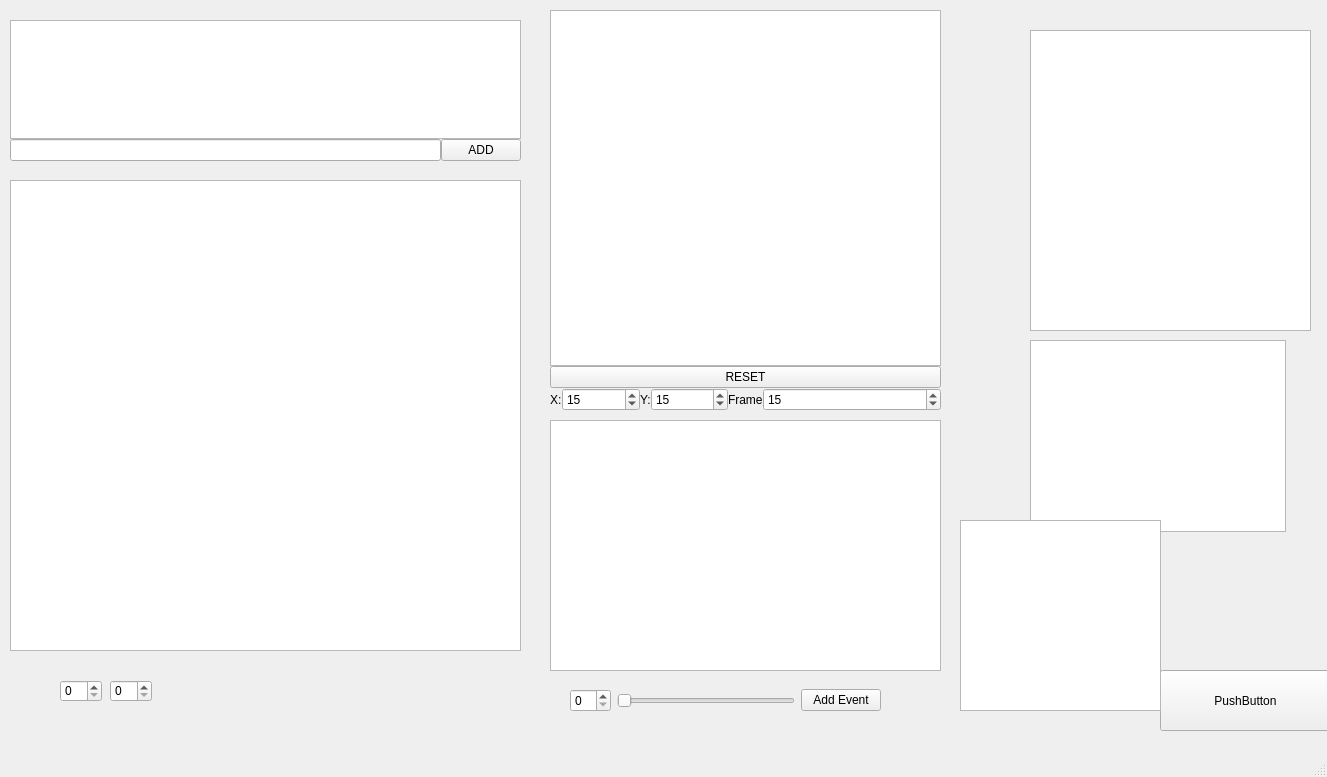
<?xml version="1.0" encoding="UTF-8"?>
<ui version="4.0">
 <class>MainWindow</class>
 <widget class="QMainWindow" name="MainWindow">
  <property name="geometry">
   <rect>
    <x>0</x>
    <y>0</y>
    <width>1327</width>
    <height>777</height>
   </rect>
  </property>
  <property name="windowTitle">
   <string>Editor XXXXX</string>
  </property>
  <widget class="QWidget" name="centralwidget">
   <widget class="ActorImageView" name="actorImgeView">
    <property name="geometry">
     <rect>
      <x>10</x>
      <y>180</y>
      <width>511</width>
      <height>471</height>
     </rect>
    </property>
   </widget>
   <widget class="ActorFrameView" name="actorAnimationView">
    <property name="geometry">
     <rect>
      <x>1030</x>
      <y>30</y>
      <width>281</width>
      <height>301</height>
     </rect>
    </property>
   </widget>
   <widget class="QPushButton" name="pushButton">
    <property name="geometry">
     <rect>
      <x>1160</x>
      <y>670</y>
      <width>171</width>
      <height>61</height>
     </rect>
    </property>
    <property name="text">
     <string>PushButton</string>
    </property>
   </widget>
   <widget class="AnimationFrameTree" name="animationTreeWidget">
    <property name="geometry">
     <rect>
      <x>550</x>
      <y>420</y>
      <width>391</width>
      <height>251</height>
     </rect>
    </property>
    <property name="headerHidden">
     <bool>true</bool>
    </property>
    <property name="columnCount">
     <number>2</number>
    </property>
    <attribute name="headerVisible">
     <bool>false</bool>
    </attribute>
    <attribute name="headerDefaultSectionSize">
     <number>130</number>
    </attribute>
    <column>
     <property name="text">
      <string notr="true">Cell</string>
     </property>
    </column>
    <column>
     <property name="text">
      <string notr="true">Position</string>
     </property>
    </column>
   </widget>
   <widget class="QWidget" name="verticalLayoutWidget">
    <property name="geometry">
     <rect>
      <x>10</x>
      <y>20</y>
      <width>511</width>
      <height>141</height>
     </rect>
    </property>
    <layout class="QVBoxLayout" name="verticalLayout">
     <property name="spacing">
      <number>0</number>
     </property>
     <item>
      <widget class="AnimationSelectList" name="animationSelectListWidget"/>
     </item>
     <item>
      <layout class="QHBoxLayout" name="horizontalLayout_3">
       <item>
        <widget class="QLineEdit" name="lineEditAnimationName"/>
       </item>
       <item>
        <widget class="QPushButton" name="pushButtonAddAnimation">
         <property name="text">
          <string>ADD</string>
         </property>
        </widget>
       </item>
      </layout>
     </item>
    </layout>
   </widget>
   <widget class="QWidget" name="verticalLayoutWidget_2">
    <property name="geometry">
     <rect>
      <x>550</x>
      <y>10</y>
      <width>391</width>
      <height>401</height>
     </rect>
    </property>
    <layout class="QVBoxLayout" name="verticalLayout_2">
     <property name="spacing">
      <number>0</number>
     </property>
     <item>
      <widget class="ActorBuildView" name="actorBuildView"/>
     </item>
     <item>
      <layout class="QVBoxLayout" name="verticalLayout_3">
       <property name="spacing">
        <number>0</number>
       </property>
       <item>
        <widget class="QPushButton" name="pushButtonResetOffset">
         <property name="text">
          <string>RESET</string>
         </property>
        </widget>
       </item>
       <item>
        <layout class="QHBoxLayout" name="horizontalLayout_4">
         <item>
          <layout class="QHBoxLayout" name="horizontalLayout_2">
           <item>
            <layout class="QHBoxLayout" name="horizontalLayout">
             <item>
              <widget class="QLabel" name="label">
               <property name="sizePolicy">
                <sizepolicy hsizetype="Fixed" vsizetype="Preferred">
                 <horstretch>0</horstretch>
                 <verstretch>0</verstretch>
                </sizepolicy>
               </property>
               <property name="text">
                <string>X:</string>
               </property>
              </widget>
             </item>
             <item>
              <widget class="QSpinBox" name="spinBoxOffsetX">
               <property name="minimum">
                <number>-1000</number>
               </property>
               <property name="maximum">
                <number>1000</number>
               </property>
               <property name="value">
                <number>15</number>
               </property>
              </widget>
             </item>
             <item>
              <widget class="QLabel" name="label_2">
               <property name="sizePolicy">
                <sizepolicy hsizetype="Fixed" vsizetype="Preferred">
                 <horstretch>0</horstretch>
                 <verstretch>0</verstretch>
                </sizepolicy>
               </property>
               <property name="text">
                <string>Y:</string>
               </property>
              </widget>
             </item>
             <item>
              <widget class="QSpinBox" name="spinBoxOffsetY">
               <property name="minimum">
                <number>-1000</number>
               </property>
               <property name="maximum">
                <number>1000</number>
               </property>
               <property name="value">
                <number>15</number>
               </property>
              </widget>
             </item>
            </layout>
           </item>
           <item>
            <widget class="QLabel" name="label_3">
             <property name="sizePolicy">
              <sizepolicy hsizetype="Fixed" vsizetype="Preferred">
               <horstretch>0</horstretch>
               <verstretch>0</verstretch>
              </sizepolicy>
             </property>
             <property name="text">
              <string>Frame</string>
             </property>
            </widget>
           </item>
           <item>
            <widget class="QSpinBox" name="spinBoxFrameCount">
             <property name="minimum">
              <number>1</number>
             </property>
             <property name="value">
              <number>15</number>
             </property>
            </widget>
           </item>
          </layout>
         </item>
        </layout>
       </item>
      </layout>
     </item>
    </layout>
   </widget>
   <widget class="QWidget" name="horizontalLayoutWidget">
    <property name="geometry">
     <rect>
      <x>570</x>
      <y>680</y>
      <width>311</width>
      <height>41</height>
     </rect>
    </property>
    <layout class="QHBoxLayout" name="horizontalLayout_5">
     <item>
      <widget class="QSpinBox" name="spinBoxEventId"/>
     </item>
     <item>
      <widget class="QSlider" name="horizontalSlider">
       <property name="maximum">
        <number>10</number>
       </property>
       <property name="orientation">
        <enum>Qt::Horizontal</enum>
       </property>
      </widget>
     </item>
     <item>
      <widget class="QPushButton" name="pushButtonAddEvent">
       <property name="text">
        <string>Add Event</string>
       </property>
      </widget>
     </item>
    </layout>
   </widget>
   <widget class="QSpinBox" name="spinBoxEventX">
    <property name="geometry">
     <rect>
      <x>60</x>
      <y>680</y>
      <width>42</width>
      <height>22</height>
     </rect>
    </property>
   </widget>
   <widget class="QSpinBox" name="spinBoxEventY">
    <property name="geometry">
     <rect>
      <x>110</x>
      <y>680</y>
      <width>42</width>
      <height>22</height>
     </rect>
    </property>
   </widget>
   <widget class="AnimationMountPointList" name="mountPointList">
    <property name="geometry">
     <rect>
      <x>1030</x>
      <y>340</y>
      <width>256</width>
      <height>192</height>
     </rect>
    </property>
   </widget>
   <widget class="AnimationCellView" name="actorCellView">
    <property name="geometry">
     <rect>
      <x>960</x>
      <y>520</y>
      <width>201</width>
      <height>191</height>
     </rect>
    </property>
   </widget>
  </widget>
  <widget class="QMenuBar" name="menubar">
   <property name="geometry">
    <rect>
     <x>0</x>
     <y>0</y>
     <width>1327</width>
     <height>22</height>
    </rect>
   </property>
  </widget>
  <widget class="QStatusBar" name="statusbar"/>
 </widget>
 <customwidgets>
  <customwidget>
   <class>ActorFrameView</class>
   <extends>QGraphicsView</extends>
   <header>actorframeview.h</header>
  </customwidget>
  <customwidget>
   <class>ActorBuildView</class>
   <extends>QGraphicsView</extends>
   <header>actorbuildview.h</header>
  </customwidget>
  <customwidget>
   <class>AnimationFrameTree</class>
   <extends>QTreeWidget</extends>
   <header>animationframetree.h</header>
  </customwidget>
  <customwidget>
   <class>ActorImageView</class>
   <extends>QGraphicsView</extends>
   <header>actorimageview.h</header>
  </customwidget>
  <customwidget>
   <class>AnimationSelectList</class>
   <extends>QListWidget</extends>
   <header>animationselectlist.h</header>
  </customwidget>
  <customwidget>
   <class>AnimationMountPointList</class>
   <extends>QListWidget</extends>
   <header>animationmountpointlist.h</header>
  </customwidget>
  <customwidget>
   <class>AnimationCellView</class>
   <extends>QGraphicsView</extends>
   <header>animationcellview.h</header>
  </customwidget>
 </customwidgets>
 <resources/>
 <connections/>
</ui>
